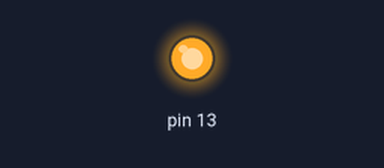
Bench run of a sketch on a simulated Arduino Uno, built with avr-gcc and run on an emulated ATmega328P. Parts: output pins drawn as LEDs (lit = HIGH).

Above: at 1.5 s.
At 3.5 s:
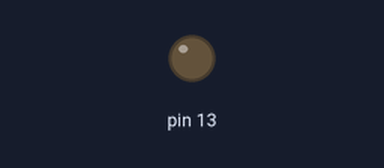
Timing chart, 0 to 5.2 s (numbered marks = the images above):
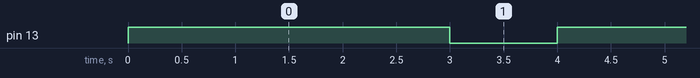

The sketch:

LAB4E1.1.ino
```cpp
#include <avr/io.h>
#include <util/delay.h>

int main(void)
{
    // 1. Set PB5 (Pin 13) as output
    DDRB |= (1 << DDB5);   // Set bit 5 of DDRB to 1 (output)

    while (1)
    {
        // 2. Turn LED ON
        PORTB |= (1 << PORTB5);  // Set bit 5 (HIGH)
        _delay_ms(3000);         // Wait 3 seconds

        // 3. Turn LED OFF
        PORTB &= ~(1 << PORTB5); // Clear bit 5 (LOW)
        _delay_ms(1000);         // Wait 1 second
    }

    return 0;
}
```

Measured:
- by itself, pin 13: alternates HIGH for 3.0 s and LOW for 1.0 s
